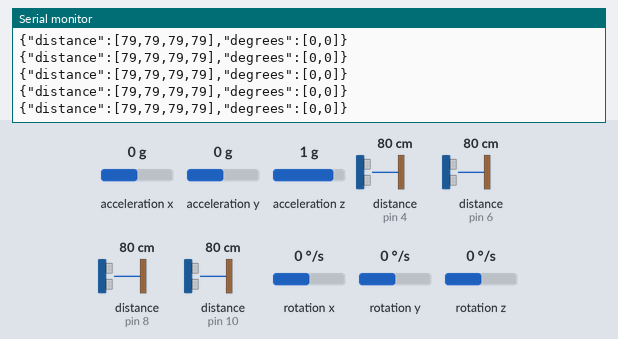
This sketch was run on a simulated Arduino Uno, built for the host (arithmetic inside an expression is 32-bit, double 64-bit). Parts: the last lines printed to the serial monitor. Wiring (inferred from the names in the program): 4 × ultrasonic range finder: trigger pin 3, echo pin 4 / trigger pin 5, echo pin 6 / trigger pin 7, echo pin 8 / trigger pin 9, echo pin 10. The test bench sets the inputs (shaded band); at power-on: acceleration x 0 g, distance to the obstacle (sensors on pin 4, pin 6, pin 8, pin 10) 80 cm, acceleration y 0 g, acceleration z 1 g, rotation x 0 °/s, rotation y 0 °/s, rotation z 0 °/s. The echo pulse lasts 58.3 µs per cm.

Above: at 1.2 s.
1.3 s: acceleration x set to 1.4 g
At 1.42 s:
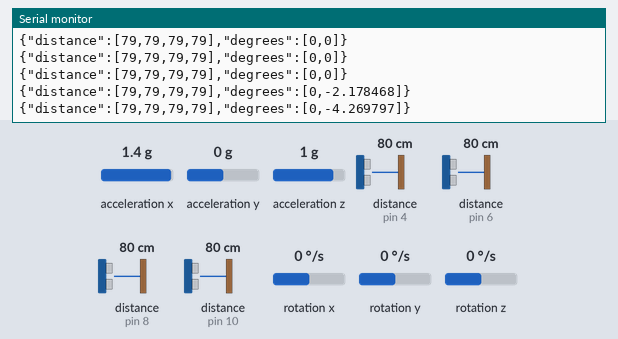
4.3 s: distance to the obstacle (sensor on pin 4) set to 2 cm
At 4.39 s:
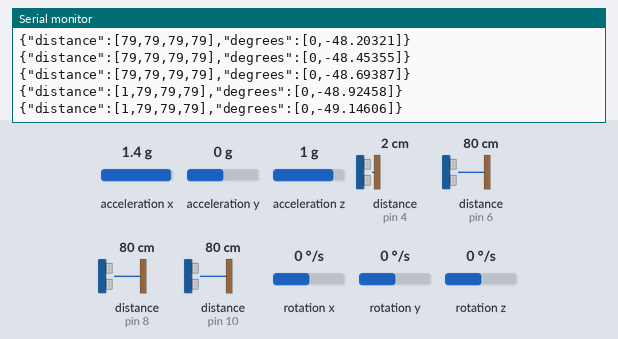
7.3 s: acceleration y set to -1.4 g
At 7.41 s:
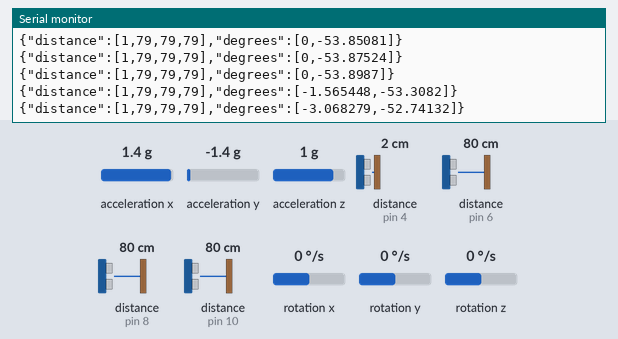
10.3 s: distance to the obstacle (sensor on pin 6) set to 2 cm
At 10.41 s:
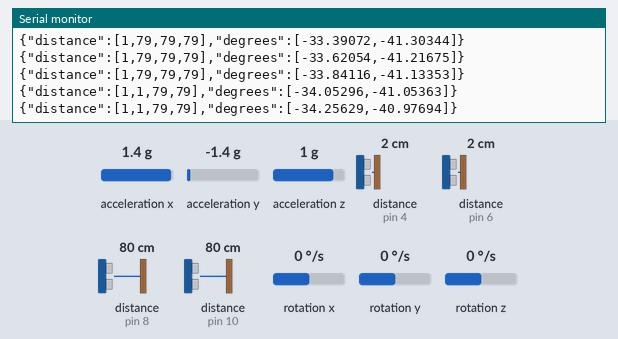
13.3 s: distance to the obstacle (sensor on pin 8) set to 18 cm
At 13.3 s:
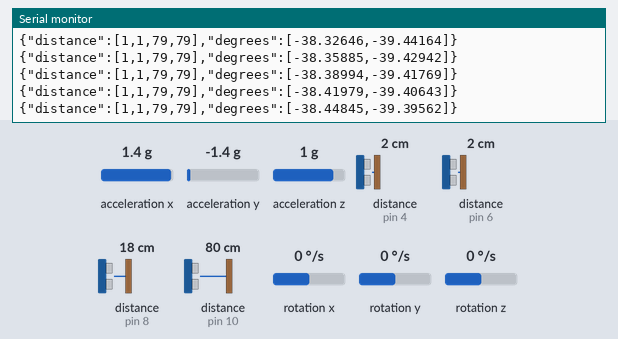
16.3 s: distance to the obstacle (sensor on pin 10) set to 120 cm
At 16.3 s:
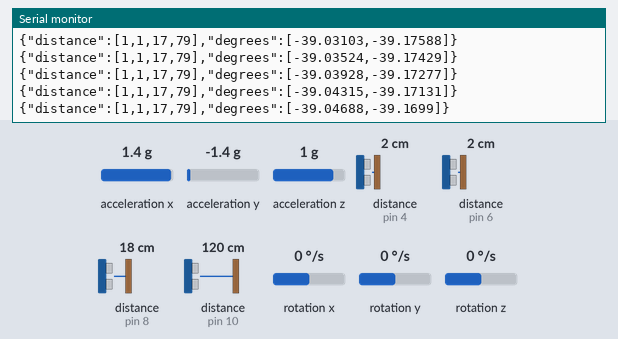
Timing chart, 0 to 19.3 s (numbered marks = the images above; inputs shaded):
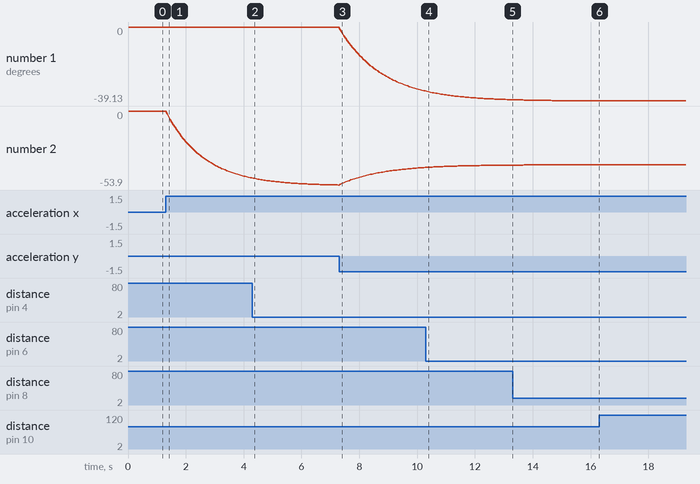

The sketch:

Accelerometer.ino
```cpp
#include "I2Cdev.h"
#include "MPU6050.h"
#include "Ping.h"
#include "ArduinoJson.h"

#if I2CDEV_IMPLEMENTATION == I2CDEV_ARDUINO_WIRE
  #include "Wire.h"
#endif


#define TRIGGER_FRONT 3
#define ECHO_FRONT 4

#define TRIGGER_LEFT 5
#define ECHO_LEFT 6

#define TRIGGER_RIGHT 7
#define ECHO_RIGHT 8

#define TRIGGER_DOWN 9
#define ECHO_DOWN 10


MPU6050 accelgyro;
Ping sensor_front(TRIGGER_FRONT,ECHO_FRONT);
Ping sensor_left(TRIGGER_LEFT,ECHO_LEFT);
Ping sensor_right(TRIGGER_RIGHT,ECHO_RIGHT);
Ping sensor_down(TRIGGER_DOWN,ECHO_DOWN);


int16_t ax, ay, az;
int16_t gx, gy, gz;
const float gyroscale = 131;
const float radianstodegrees = 180/3.14159;
float accel_angle_y,accel_angle_x,gyro_x,gyro_y,gyro_z,
last_read_time,last_x_angle,last_y_angle,last_z_angle,alpha,angle_x,angle_y;
double dt;


void setup() {
  #if I2CDEV_IMPLEMENTATION == I2CDEV_ARDUINO_WIRE
    Wire.begin();
  #elif I2CDEV_IMPLEMENTATION == I2CDEV_BUILTIN_FASTWIRE
    Fastwire::setup(400, true);
  #endif

   Serial.begin(9600);
   accelgyro.initialize();
   set_last_read_angle_data(millis(), 0, 0, 0);
   sensor_front.init();
   sensor_left.init();
   sensor_right.init();
   sensor_down.init();
}


void loop() {
   dividebyscale();
   sendJSON();
}


void dividebyscale() {
   accelgyro.getMotion6(&ax, &ay, &az, &gx, &gy, &gz);
   unsigned long t_now = millis();
   accel_angle_y = atan(-1*ax/sqrt(pow(ay,2) + pow(az,2)))*radianstodegrees;
   accel_angle_x = atan(ay/sqrt(pow(ax,2) + pow(az,2)))*radianstodegrees;
   gx = gx/gyroscale;
   gy = gy/gyroscale;
   gz = gz/gyroscale;
   dt = (t_now - last_read_time)/1000;
   gyro_x = gx*dt + last_x_angle;
   gyro_y = gy*dt + last_y_angle;
   gyro_z = gz*dt + last_z_angle;
   alpha = 0.96;
   angle_x = alpha*gyro_x + (1.0 - alpha)*accel_angle_x;
   angle_y = alpha*gyro_y + (1.0 - alpha)*accel_angle_y;
   set_last_read_angle_data(t_now, angle_x, angle_y, gyro_z);
}


void set_last_read_angle_data(unsigned long time, float x, float y, float z) {
  last_read_time = time;
  last_x_angle = x;
  last_y_angle = y;
  last_z_angle = z;
}


void sendJSON() {
  DynamicJsonBuffer jBuffer;
  JsonObject& root = jBuffer.createObject();
  JsonArray& distData = root.createNestedArray("distance");
  JsonArray& accelData = root.createNestedArray("degrees");
  accelData.add(angle_x);
  accelData.add(angle_y);
  distData.add(sensor_front.distanceCalc());
  distData.add(sensor_left.distanceCalc());
  distData.add(sensor_right.distanceCalc());
  distData.add(sensor_down.distanceCalc());
  root.printTo(Serial);

  Serial.println();
}
```

Ping.cpp
```cpp
#include "Arduino.h"
#include "Ping.h"

Ping::Ping(int trigPin, int echoPin) {
  _trigPin = trigPin;
  _echoPin = echoPin;
}

void Ping::init() {
  pinMode(_trigPin, OUTPUT);
  pinMode(_echoPin, INPUT);
}

int Ping::distanceCalc() {
  startTrigger();
  duration = pulseIn(_echoPin, HIGH);
  distance = duration*0.017;
  return distance;
}

void Ping::startTrigger() {
  digitalWrite(_trigPin, LOW);
  delayMicroseconds(2);
  digitalWrite(_trigPin, HIGH);
  delayMicroseconds(10);
  digitalWrite(_trigPin, LOW);
}
```

Ping.h
```cpp
#ifndef Ping_h
#define Ping_h

#include "Arduino.h"

class Ping{
  public:
  Ping(int trigPin, int echoPin);
  void init();
  int distanceCalc();

  private:
  void startTrigger();
  int distance;
  int duration;
  int _trigPin;
  int _echoPin;
};

#endif
```

Measured:
- after the input at 1.3 s, the serial monitor: prints a new line after 0.06 s (image 1)
- plotted number 2: 0 → -48.69 after the input at 1.3 s
